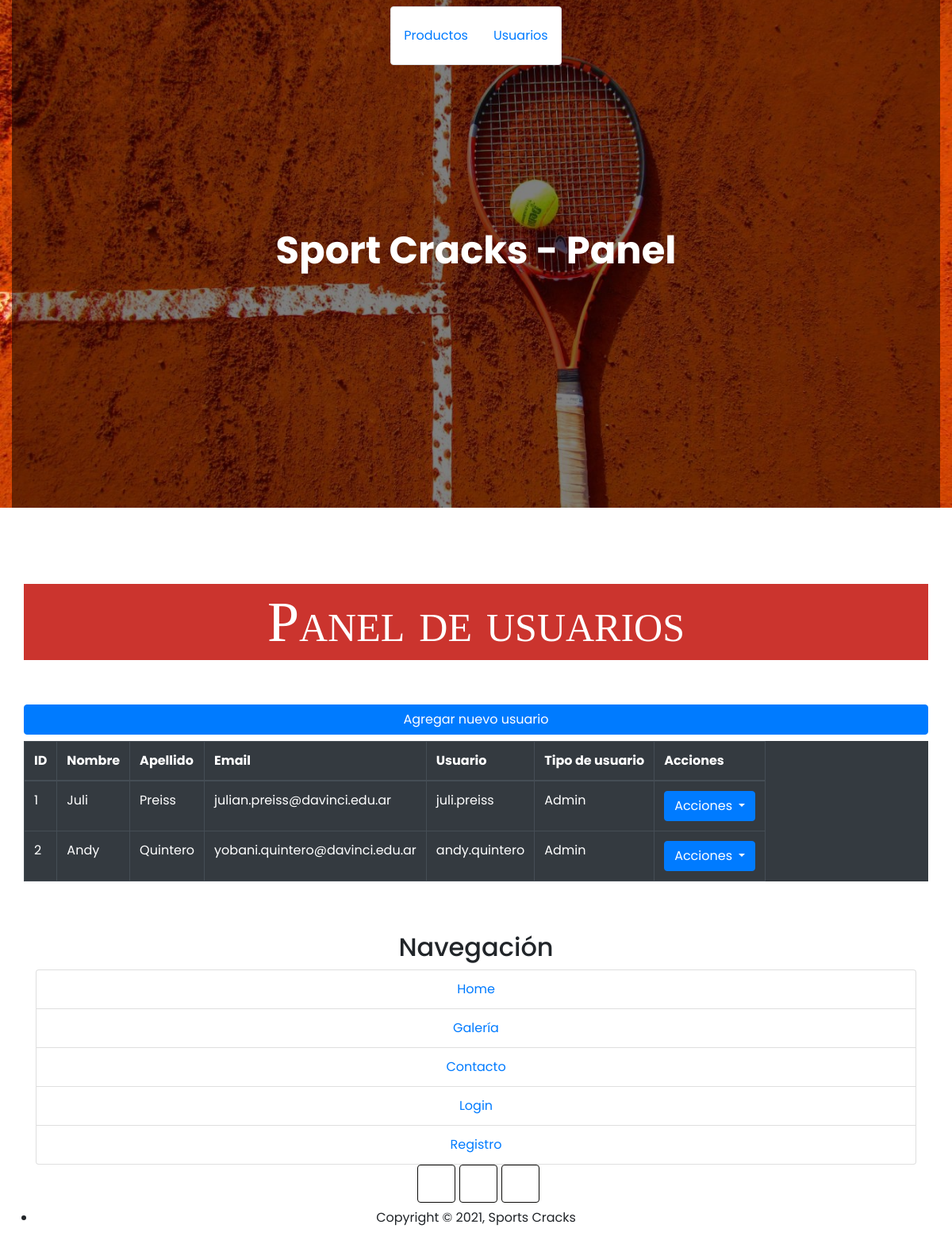
Screenshot of /panel/index.php?seccion=usuarios (signed in) with the database file from the repository.
### tables this page shows
CREATE TABLE usuarios
(
	id_usuario	 	INT UNSIGNED AUTO_INCREMENT NOT NULL PRIMARY KEY,
	nombre			VARCHAR(80) 			NOT NULL, 
	apellido		VARCHAR(80)			NOT NULL, 
	email			VARCHAR(100) 	UNIQUE		NOT NULL,
	usuario		VARCHAR(80) 	UNIQUE		NOT NULL, 
	password		VARCHAR(80) 			NOT NULL,
	id_fk_tipo	    	TINYINT UNSIGNED            NOT NULL,

	FOREIGN KEY(id_fk_tipo) REFERENCES tipo_usuarios(id_tipo) ON DELETE CASCADE ON UPDATE CASCADE

);

CREATE TABLE tipo_usuarios
(
	id_tipo 	TINYINT UNSIGNED AUTO_INCREMENT NOT NULL PRIMARY KEY,
	tipo 		VARCHAR(80)			NOT NULL

);

### panel/secciones/usuarios.php (the view, shortened to what this page needs)
<?php
$s_usuario= 'SELECT id_usuario, nombre, apellido, email, usuario, tipo
FROM usuarios
JOIN tipo_usuarios ON id_tipo = id_fk_tipo;';
$res_usuario= mysqli_query($cnx, $s_usuario);
?>
<section class="container my-5">
	<div class="row">
		<h2 class="col-12 text-center display-3 my-5">Panel de usuarios</h2>
		<a href="index.php?seccion=alta_usuario" class="col-12 btn btn-primary float-center my-2">Agregar nuevo usuario</a>
		<table class="table table-bordered table-dark table-responsive">
			<thead>
				<tr>
					<th>ID</th>
					<th>Nombre</th>
					<th>Apellido</th>
					<th>Email</th>
					<th>Usuario</th>
					<th>Tipo de usuario</th>
					<th>Acciones</th>
				</tr>
			</thead>
			<tbody>
			<?php
				while ($usuario = mysqli_fetch_assoc($res_usuario)):
			?>
				<tr>
					<td><?= $usuario['id_usuario'] ?></td>
					<td><?= $usuario['nombre'] ?></td>
					<td><?= $usuario['apellido'] ?></td>
					<td><?= $usuario['email'] ?></td>
					<td><?= $usuario['usuario'] ?></td>
					<td><?= $usuario['tipo'] ?></td>
					<td class="text-center">
						<div class="dropdown">
						    <button class="btn btn-primary dropdown-toggle" type="button"
						            id="<?= $usuario['id_usuario'] ?>" data-toggle="dropdown"
						            aria-haspopup="true"
						            aria-expanded="false">
						        Acciones
						    </button>
						</div>
					</td>
				</tr>
			<?php
				endwhile;
			?>
			</tbody>
		</table>
	</div>
</section>

### recursos/css/estilos.css (style rules this page uses)
body, html { height: 100%; }
main h2 { font: bold small-caps 24px 'Trebuchet Ms'; background: #CB342E; color: white; padding: 5px; margin: 20px 0 5px 0; }

### rows the page displays
usuarios: id_usuario "1", nombre "Juli", apellido "Preiss", email "julian.preiss@davinci.edu.ar", usuario "juli.preiss", id_fk_tipo.tipo "Admin"
usuarios: id_usuario "2", nombre "Andy", apellido "Quintero", email "yobani.quintero@davinci.edu.ar", usuario "andy.quintero", id_fk_tipo.tipo "Admin"

### other values shown
$seccion "Productos"
$seccion "Usuarios"
